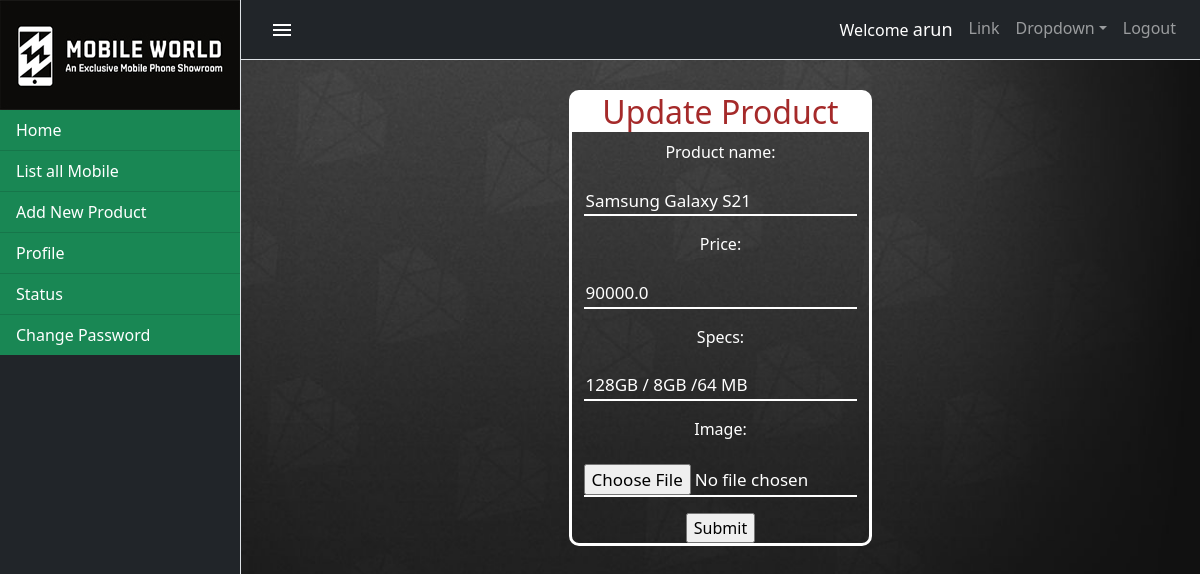
/mobile/update/3 (signed in), run on an earlier commit of the app's database.
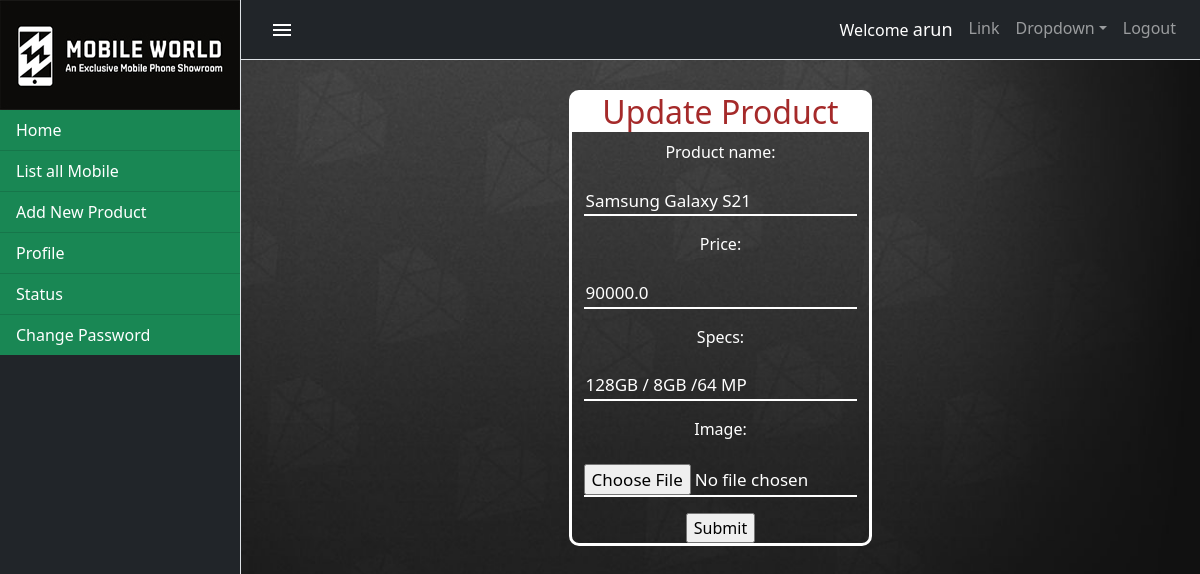
And on a later commit of the database.
### mobile/models.py (models this page shows, shortened)
class Product(models.Model):
    product_name=models.CharField(max_length=120)
    price=models.FloatField()
    specs=models.CharField(max_length=150)
    image=models.ImageField(upload_to="images/")

### mobile/decorators.py (the view)
    def wrapper(request,*args,**kwargs):
        if request.user.is_superuser:
            return func(request,*args,**kwargs)
        else:
            return redirect("userlogin")

### mobile/forms.py
class ProductForm(ModelForm):
    class Meta:
        model=Product
        fields="__all__"
        widgets = {
            'product_name': forms.TextInput(attrs={'class': 'text_inp', 'placeholder': 'Product Name'}),
            'price': forms.NumberInput(attrs={'class': 'text_inp', 'placeholder': 'Price'}),
            'specs': forms.TextInput(attrs={'class': 'text_inp', 'placeholder': 'Specs'}),
            'image': forms.FileInput(attrs={'class': 'text_inp', 'placeholder': 'Image'}),
        }

### mobile/views.py (called while the page is built)
def get_mobile_object(id):
    return Product.objects.get(id=id)

@login_required
@user_admin
def update_mobile(request,id):
    mobile=get_mobile_object(id)
    form=ProductForm(instance=mobile)
    context={}
    context["form"]=form
    if request.method == "POST":
        form = ProductForm(request.POST,instance=mobile,files=request.FILES)
        if form.is_valid():
            form.save()
            return redirect("list")
    return render(request,"mobile/edit_mobile.html",context)

### mobile/templates/mobile/edit_mobile.html (shortened to what this page needs)
<!DOCTYPE html>
{% extends 'mobile/index.html' %}
{% block body_block %}
<div class="row">
    <div class="col-4"></div>
    <div class="col-4">
        <div class="booklist">
            <h2>Update Product</h2>
            <form method="post" enctype="multipart/form-data">
            {{form.as_p}}
            <input type="submit">
        </form>
        </div>
    </div>
    <div class="col-4"></div>
</div>
{% endblock %}

What changed in the data, as far as the page shows it:
changed Product "Samsung Galaxy S21": specs "128GB / 8GB /64 MB" → "128GB / 8GB /64 MP"
